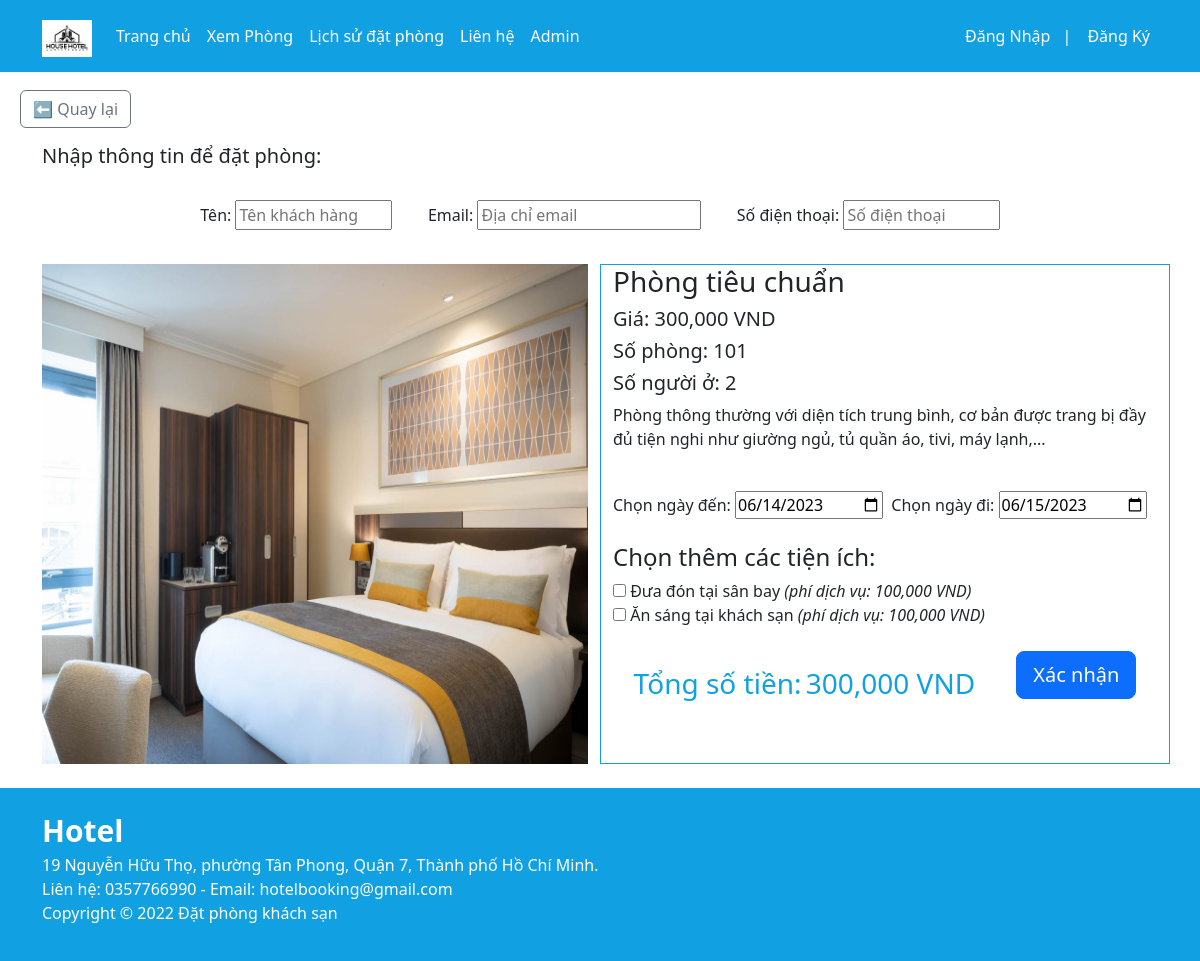
/datphong.php?sophong=101, run on the app's committed database.
### tables this page shows
CREATE TABLE `phong` (
  `sophong` varchar(3) NOT NULL,
  `tenphong` varchar(20) NOT NULL,
  `gia` int(11) NOT NULL,
  `songuoi` int(11) NOT NULL,
  `chitiet` text NOT NULL,
  `anh` varchar(100) NOT NULL
);

### datphong.php (the view, shortened to what this page needs)
<?php
include('connection.php');
$id=$_GET['sophong'];
$sql=mysqli_query($con,"select * from phong where sophong='$id'");
$res=mysqli_fetch_assoc($sql);
extract($_REQUEST);
?>
<!DOCTYPE html>
<html lang="en">
<head>
  <link href="https://cdn.jsdelivr.net/npm/bootstrap@5.2.3/dist/css/bootstrap.min.css" rel="stylesheet">
  <link type="text/css" href="design/style.css" rel="stylesheet">
</head>
<body style="margin-top:70px;">
    <?php
        include('menubar.php')
    ?>
    <div id="ql" style="margin-top: 90px; margin-left: 20px;">
        <a href="index.php#xemphong" class="btn btn-outline-secondary">⬅ Quay lại</a><br>
    </div>
    <div class="container-fluid mt-3">
        <div class="container mt-3">
            <h5>Nhập thông tin để đặt phòng:</h5><br>
            <form method="post" class="dat-form">
                <div class="ttkh">
                <?php
                    if($_SESSION['logined']!=""){?>
                    <label for="ten">Tên:</label>
                    <input type="text" name="ten" placeholder="Tên khách hàng" value="<?php echo $khach['tenkh']; ?>" style="display: inline-block; width: 14%;" required>&emsp;&emsp;
                    <label for="email">Email:</label>
                    <input type="text" name="email" placeholder="Địa chỉ email" value="<?php echo $khach['email']; ?>" style="display: inline-block; width: 20%;" required>&emsp;&emsp;
                    <label for="sdt">Số điện thoại:</label>
                    <input type="text" name="sdt" placeholder="Số điện thoại" value="<?php echo $khach['sdt']; ?>" style="display: inline-block; width: 14%;" required>
                    <?php } else{?>
                    <label for="ten">Tên:</label>
                    <input type="text" name="ten" placeholder="Tên khách hàng" style="display: inline-block; width: 14%;" required>&emsp;&emsp;
                    <label for="email">Email:</label>
                    <input type="text" name="email" placeholder="Địa chỉ email" style="display: inline-block; width: 20%;" required>&emsp;&emsp;
                    <label for="sdt">Số điện thoại:</label>
                    <input type="text" name="sdt" placeholder="Số điện thoại" style="display: inline-block; width: 14%;" required>
                    <?PHP } ?>
                </div>
                <br>
                <div class="row">
                    <div class="col-sm-6">
                        <img src="image/<?php echo $res['anh']; ?>"class="img-responsive">
                    </div>
                    <div class="col-sm-6" id="col2">
                        <h3><?php echo $res['tenphong']; ?></h3>
                        <h5>Giá: <?php echo number_format($res['gia']); ?> VND</h5>
                        <h5>Số phòng: <?php echo $res['sophong']; ?></h5>
                        <h5>Số người ở: <?php echo $res['songuoi']; ?></h5>
                        <p class="text-justify"><?php echo $res['chitiet']; ?></p><br>
                        <label for="checkin">Chọn ngày đến:</label>
                        <input type="date" id="checkin" name="checkin" value="<?php echo date('Y-m-d'); ?>" min="<?php echo date('Y-m-d'); ?>" required>&nbsp;
                        <label for="checkout">Chọn ngày đi:</label>
                        <input type="date" id="checkout" name="checkout" value="<?php echo date('Y-m-d', strtotime('+1 day')); ?>" min="<?php echo date('Y-m-d', strtotime('+1 day')); ?>" required>
                        <br><br>
                        <h4>Chọn thêm các tiện ích:</h4>
                        <input type="checkbox" name="dichvu1" value="Đưa đón">
                        <label for="dichvu1"> Đưa đón tại sân bay    <i>(phí dịch vụ: 100,000 VND)</i></label><br>
                        <input type="checkbox" name="dichvu2" value="Ăn sáng">
                        <label for="dichvu2"> Ăn sáng tại khách sạn  <i>(phí dịch vụ: 100,000 VND)</i></label><br><br>
                        <div id="datphong">
                            <div id="tong">
                                <h3 style="display: inline-block;">Tổng số tiền: </h3>
                                <h3 style="display: inline-block;" name="tien" id="tongtien">0 VND</h3>
                            </div>
                            <div id="datngay">
                                <button class="btn btn-primary btn-lg" name="xacnhan" type="submit" value=""required>Xác nhận</button><br><br>
                            </div>
                        </div>
                    </div>
                </div>
            </form>
        </div>
    </div>
    <div class="footer mt-4" id="lienhe">
        <div class="container text-footer">
            <b style="font-size: 30px;">Hotel</b>
            <p>19 Nguyễn Hữu Thọ, phường Tân Phong, Quận 7, Thành phố Hồ Chí Minh.
                <br>
                Liên hệ: 0357766990  -  Email: hotelbooking@gmail.com
                <br>
                Copyright &copy; 2022 Đặt phòng khách sạn
            </p>
        </div>
    </div>
</body>
</html>

### design/style.css (style rules this page uses)
:root { --main-color: #11a0e2; }
.row { display: flex; flex-wrap: wrap; }
.footer { background-color: var(--main-color); color: white; padding: 20px; }
.img-responsive { display: block; width: 100%; height: 500px; margin-left: auto; margin-right: auto; }
#col2 { border: 1px solid #11a0e2; }
#datphong { display: flex; justify-content: space-around; align-items: center; }
#tong { color: #11a0e2; }
.ttkh { margin-bottom: 10px; text-align: center; }

### data on the page
phong: anh (picture), tenphong "Phòng tiêu chuẩn", gia "300,000", sophong "101", songuoi "2", chitiet "Phòng thông thường với diện tích trung bình, cơ bản được trang bị đầy đủ tiện nghi như giường ngủ, tủ quần áo, tivi, máy lạnh,..."
